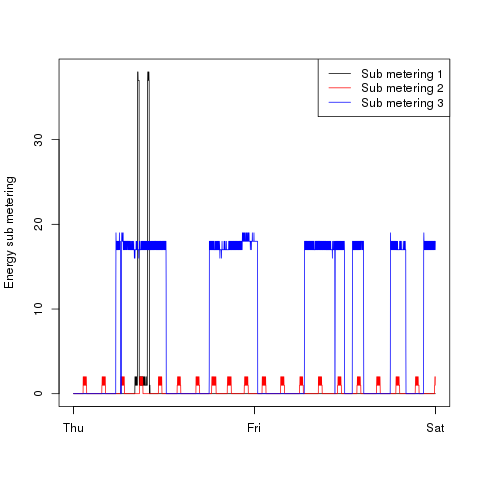

This figure's R source:
source("setup.R")

# Plot 3 (Scattering plot of sub meterings x date/time)
# Here it's plotted without data first, so that each type of sub metering can have its color; legend is included with border
png(filename = "plot3.png", width = 480, height = 480)
plot(data[,1], data[,6], ylab = "Energy sub metering", xlab = "", type = "n")
lines(data[,1], data[,6], col = "black")
lines(data[,1], data[,7], col = "red")
lines(data[,1], data[,8], col = "blue")
legend("topright", legend = c("Sub metering 1", "Sub metering 2", "Sub metering 3"), col = c("black", "red", "blue"), lty = c(1, 1, 1))
dev.off()
